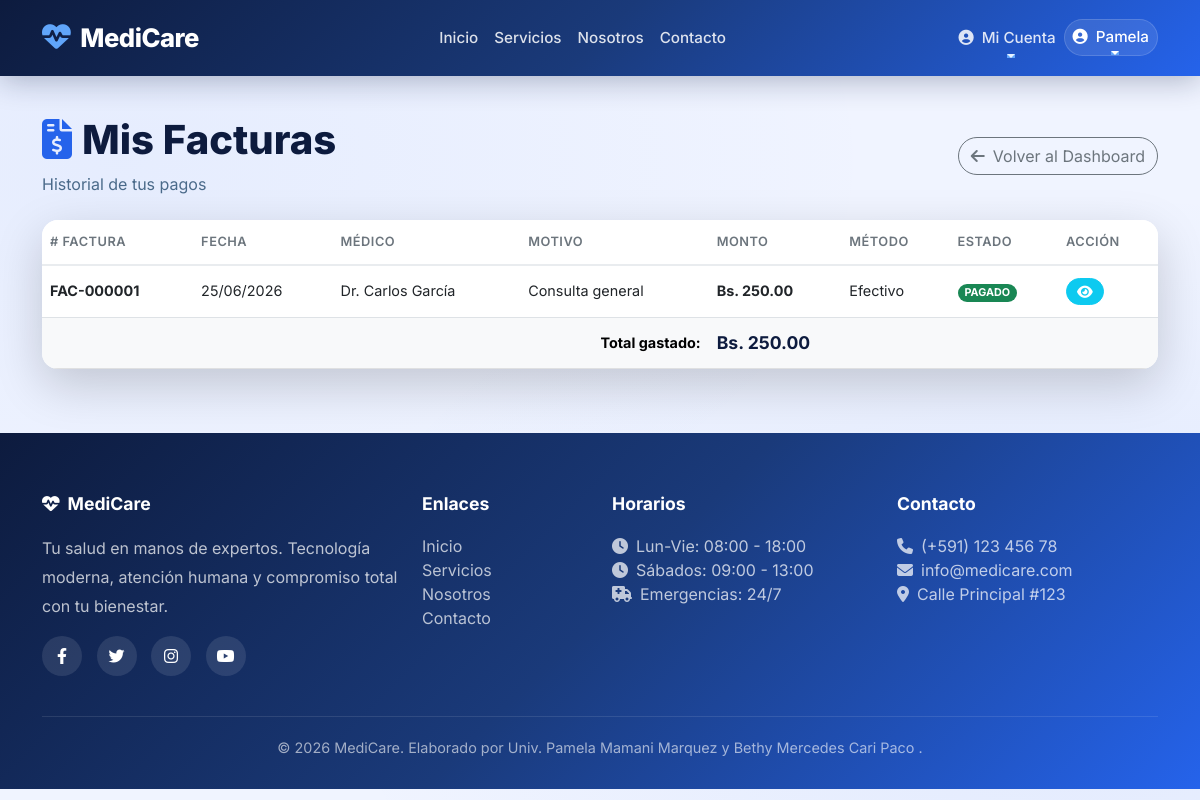
The page /facturacion/mis-facturas (signed in) on the database its author committed.
### app/models/usuario.py (models this page shows, shortened)
class Usuario(UserMixin, db.Model):
    __tablename__ = 'usuarios'
    id = db.Column(db.Integer, primary_key=True)
    username = db.Column(db.String(80), unique=True, nullable=False)
    email = db.Column(db.String(120), unique=True, nullable=False)
    password_hash = db.Column(db.String(200), nullable=False)
    rol = db.Column(db.String(20), nullable=False, default='paciente')
    nombres = db.Column(db.String(100))
    apellidos = db.Column(db.String(100))
    ci = db.Column(db.String(20))
    telefono = db.Column(db.String(20))
    fecha_registro = db.Column(db.DateTime, default=datetime.utcnow)
    activo = db.Column(db.Boolean, default=True)
    paciente = db.relationship('Paciente', back_populates='usuario', uselist=False)
    medico = db.relationship('Medico', back_populates='usuario', uselist=False)
    def is_admin(self):
        return self.rol == 'admin'
    def is_medico(self):
        return self.rol == 'medico'
    def is_recepcionista(self):
        return self.rol == 'recepcionista'
    def is_paciente(self):
        return self.rol == 'paciente'

### app/models/factura.py (models this page shows)
class Factura(db.Model):
    __tablename__ = 'facturas'
    id = db.Column(db.Integer, primary_key=True)
    cita_id = db.Column(db.Integer, db.ForeignKey('citas.id'))
    numero_factura = db.Column(db.String(20), unique=True)
    monto_total = db.Column(db.Float, nullable=False)
    metodo_pago = db.Column(db.String(50))
    estado_pago = db.Column(db.String(20), default='pendiente')
    fecha_emision = db.Column(db.DateTime, default=datetime.utcnow)
    fecha_pago = db.Column(db.DateTime)
    cita = db.relationship('Cita', back_populates='factura')

### app/models/medico.py (models this page shows, shortened)
class Medico(db.Model):
    __tablename__ = 'medicos'
    id = db.Column(db.Integer, primary_key=True)
    usuario_id = db.Column(db.Integer, db.ForeignKey('usuarios.id'), unique=True)
    especialidad_id = db.Column(db.Integer, db.ForeignKey('especialidades.id'))
    sala_id = db.Column(db.Integer, db.ForeignKey('salas.id'))  # ✅ Nueva columna
    nombre = db.Column(db.String(100), nullable=False)
    apellidos = db.Column(db.String(100), nullable=False)
    telefono = db.Column(db.String(20))
    email = db.Column(db.String(120))
    consultorio = db.Column(db.String(50))
    horario_atencion = db.Column(db.String(100))
    usuario = db.relationship('Usuario', back_populates='medico', uselist=False)
    especialidad = db.relationship('Especialidad', back_populates='medicos')
    sala = db.relationship('Sala', back_populates='medicos')
    citas = db.relationship('Cita', back_populates='medico')
    historial = db.relationship('HistorialClinico', back_populates='medico')
    def nombre_completo(self):
        return f"Dr. {self.nombre} {self.apellidos}"

### app/models/cita.py (models this page shows)
class Cita(db.Model):
    __tablename__ = 'citas'
    id = db.Column(db.Integer, primary_key=True)
    paciente_id = db.Column(db.Integer, db.ForeignKey('pacientes.id'))
    medico_id = db.Column(db.Integer, db.ForeignKey('medicos.id'))
    sala_id = db.Column(db.Integer, db.ForeignKey('salas.id'))
    fecha_hora = db.Column(db.DateTime, nullable=False)
    motivo = db.Column(db.Text)
    estado = db.Column(db.String(20), default='pendiente')
    fecha_creacion = db.Column(db.DateTime, default=datetime.utcnow)
    observaciones = db.Column(db.Text)
    paciente = db.relationship('Paciente', back_populates='citas')
    medico = db.relationship('Medico', back_populates='citas')
    sala = db.relationship('Sala', back_populates='citas')
    factura = db.relationship('Factura', back_populates='cita', uselist=False)
    historial = db.relationship('HistorialClinico', back_populates='cita', uselist=False)

### app/facturacion/routes.py (the view)
@bp_factura.route('/mis-facturas')
@login_required
def mis_facturas():
    if not current_user.is_paciente():
        flash('⛔ Acceso denegado.', 'danger')
        return redirect(url_for('core.landing'))
    paciente = Paciente.query.filter_by(usuario_id=current_user.id).first()
    if not paciente:
        flash('⚠️ No tienes un perfil de paciente completo.', 'warning')
        return redirect(url_for('auth.perfil'))
    facturas = Factura.query.join(Cita).filter(
        Cita.paciente_id == paciente.id
    ).order_by(Factura.fecha_emision.desc()).all()
    return render_template('facturacion/mis_facturas.html',
                         facturas=facturas,
                         paciente=paciente)

### templates/facturacion/mis_facturas.html (shortened to what this page needs)
{% extends "base.html" %}
{% block content %}
<div class="container py-4">
    <div class="d-flex justify-content-between align-items-center mb-4">
        <div>
            <h1 style="font-weight: 800; color: #0d1b3e;">
                <i class="fas fa-file-invoice-dollar" style="color: #2563eb; margin-right: 10px;"></i>Mis Facturas
            </h1>
            <p style="color: #4a6a8a; margin: 0;">Historial de tus pagos</p>
        </div>
        <a href="{{ url_for('paciente.dashboard') }}" class="btn btn-outline-secondary" style="border-radius: 50px;">
            <i class="fas fa-arrow-left me-2"></i>Volver al Dashboard
        </a>
    </div>
    <div class="card border-0 shadow-lg rounded-4 overflow-hidden">
        <div class="card-body p-0">
            {% if facturas %}
            <div class="table-responsive">
                <table class="table table-hover mb-0">
                    <thead>
                        <tr>
                            <th># Factura</th>
                            <th>Fecha</th>
                            <th>Médico</th>
                            <th>Motivo</th>
                            <th>Monto</th>
                            <th>Método</th>
                            <th>Estado</th>
                            <th>Acción</th>
                        </tr>
                    </thead>
                    <tbody>
                        {% for factura in facturas %}
                        <tr>
                            <td><strong>{{ factura.numero_factura }}</strong></td>
                            <td>{{ factura.fecha_emision.strftime('%d/%m/%Y') }}</td>
                            <td>{{ factura.cita.medico.nombre_completo() if factura.cita and factura.cita.medico else 'N/A' }}</td>
                            <td>{{ factura.cita.motivo or 'Sin motivo' }}</td>
                            <td><strong>Bs. {{ "%.2f"|format(factura.monto_total) }}</strong></td>
                            <td>{{ factura.metodo_pago or 'No especificado' }}</td>
                            <td>
                                <span class="badge {% if factura.estado_pago == 'pagado' %}bg-success{% else %}bg-warning text-dark{% endif %} rounded-pill">
                                    {{ factura.estado_pago|upper }}
                                </span>
                            </td>
                            <td>
                                <a href="{{ url_for('factura.show', id=factura.id) }}" class="btn btn-sm btn-info text-white" style="border-radius: 50px; padding: 2px 10px;">
                                    <i class="fas fa-eye"></i>
                                </a>
                            </td>
                        </tr>
                        {% endfor %}
                    </tbody>
                    <tfoot>
                        <tr class="table-light">
                            <td colspan="4" class="text-end fw-bold">Total gastado:</td>
                            <td colspan="4" class="fw-bold" style="color: #0d1b3e; font-size: 1.1rem;">
                                Bs. {{ "%.2f"|format(facturas|sum(attribute='monto_total')) }}
                            </td>
                        </tr>
                    </tfoot>
                </table>
            </div>
            {% endif %}
        </div>
    </div>
</div>
{% endblock %}

### templates/base.html (shortened to what this page needs)
<!DOCTYPE html>
<html lang="es">
<head>
    <link href="https://cdn.jsdelivr.net/npm/bootstrap@5.3.0/dist/css/bootstrap.min.css" rel="stylesheet">
    <link rel="stylesheet" href="https://cdnjs.cloudflare.com/ajax/libs/font-awesome/6.4.0/css/all.min.css">
</head>
<body>
    <nav class="navbar navbar-expand-lg navbar-custom">
        <div class="container">
            <a class="navbar-brand" href="{{ url_for('core.landing') }}">
                <i class="fas fa-heartbeat"></i>MediCare
            </a>
            <div class="collapse navbar-collapse" id="navbarNav">
                <ul class="navbar-nav mx-auto">
                    <li class="nav-item">
                        <a class="nav-link" href="{{ url_for('core.landing') }}">Inicio</a>
                    </li>
                    <li class="nav-item">
                        <a class="nav-link" href="{{ url_for('core.servicios') }}">Servicios</a>
                    </li>
                    <li class="nav-item">
                        <a class="nav-link" href="{{ url_for('core.about') }}">Nosotros</a>
                    </li>
                    <li class="nav-item">
                        <a class="nav-link" href="{{ url_for('core.contacto') }}">Contacto</a>
                    </li>
                </ul>
                <ul class="navbar-nav">
                    {% if current_user.is_authenticated %}
                        {% if current_user.is_admin() %}
                        <li class="nav-item dropdown">
                            <a class="nav-link dropdown-toggle text-white" href="#" id="adminDropdown" role="button" data-bs-toggle="dropdown">
                                <i class="fas fa-cogs me-1"></i> Administración
                            </a>
                            <ul class="dropdown-menu dropdown-menu-custom">
                                <li><a class="dropdown-item" href="{{ url_for('admin.dashboard') }}">
                                    <i class="fas fa-chart-line me-2"></i>Dashboard
                                </a></li>
                                <li><a class="dropdown-item" href="{{ url_for('admin.usuarios') }}">
                                    <i class="fas fa-users-cog me-2"></i>Usuarios
                                </a></li>
                                <li><a class="dropdown-item" href="{{ url_for('medico.index') }}">
                                    <i class="fas fa-user-md me-2"></i>Médicos
                                </a></li>
                                <li><a class="dropdown-item" href="{{ url_for('paciente.index') }}">
                                    <i class="fas fa-user-injured me-2"></i>Pacientes
                                </a></li>
                                <li><a class="dropdown-item" href="{{ url_for('cita.index') }}">
                                    <i class="fas fa-calendar-check me-2"></i>Citas
                                </a></li>
                                <li><a class="dropdown-item" href="{{ url_for('historial.index') }}">
                                    <i class="fas fa-history me-2"></i>Historial
                                </a></li>
                                <li><a class="dropdown-item" href="{{ url_for('factura.index') }}">
                                    <i class="fas fa-file-invoice-dollar me-2"></i>Facturación
                                <li><a class="dropdown-item" href="{{ url_for('admin.salas') }}">
                                    <i class="fas fa-door-open me-2"></i>Salas
                                </a></li>
                            </ul>
                        </li>
                        {% elif current_user.is_paciente() %}
                        <li class="nav-item dropdown">
                            <a class="nav-link dropdown-toggle text-white" href="#" id="pacienteDropdown" role="button" data-bs-toggle="dropdown">
                                <i class="fas fa-user-circle me-1"></i> Mi Cuenta
                            </a>
                        </li>
                        {% endif %}
                        <li class="nav-item dropdown user-dropdown">
                            <a class="nav-link dropdown-toggle text-white" href="#" id="userDropdown" role="button" data-bs-toggle="dropdown">
                                <i class="fas fa-user-circle me-1"></i>
                                {{ current_user.nombres }}
                            </a>
                        </li>
                    {% endif %}
                </ul>
            </div>
        </div>
    </nav>
    <main>
        {% block content %}{% endblock %}
    </main>
    <footer class="footer-custom">
        <div class="container">
            <div class="row g-4">
                <div class="col-md-4">
                    <h5><i class="fas fa-heartbeat me-2"></i>MediCare</h5>
                    <p style="opacity: 0.8; line-height: 1.8; position: relative; z-index: 1;">Tu salud en manos de expertos. Tecnología moderna, atención humana y compromiso total con tu bienestar.</p>
                    <div class="social-links mt-3">
                        <a href="#"><i class="fab fa-facebook-f"></i></a>
                        <a href="#"><i class="fab fa-twitter"></i></a>
                        <a href="#"><i class="fab fa-instagram"></i></a>
                        <a href="#"><i class="fab fa-youtube"></i></a>
                    </div>
                </div>
                <div class="col-md-2">
                    <h5>Enlaces</h5>
                    <ul class="list-unstyled">
                        <li><a href="{{ url_for('core.landing') }}">Inicio</a></li>
                        <li><a href="{{ url_for('core.servicios') }}">Servicios</a></li>
                        <li><a href="{{ url_for('core.about') }}">Nosotros</a></li>
                        <li><a href="{{ url_for('core.contacto') }}">Contacto</a></li>
                    </ul>
                </div>
                <div class="col-md-3">
                    <h5>Horarios</h5>
                    <ul class="list-unstyled" style="opacity: 0.8;">
                        <li><i class="fas fa-clock me-2"></i>Lun-Vie: 08:00 - 18:00</li>
                        <li><i class="fas fa-clock me-2"></i>Sábados: 09:00 - 13:00</li>
                        <li><i class="fas fa-ambulance me-2"></i>Emergencias: 24/7</li>
                    </ul>
                </div>
                <div class="col-md-3">
                    <h5>Contacto</h5>
                    <ul class="list-unstyled" style="opacity: 0.8;">
                        <li><i class="fas fa-phone me-2"></i>(+591) 123 456 78</li>
                        <li><i class="fas fa-envelope me-2"></i>info@medicare.com</li>
                        <li><i class="fas fa-map-marker-alt me-2"></i>Calle Principal #123</li>
                    </ul>
                </div>
            </div>
            <div class="footer-bottom">
                <p class="mb-0">&copy; 2026 MediCare. Elaborado por Univ. Pamela Mamani Marquez y Bethy Mercedes Cari Paco .</p>
            </div>
        </div>
    </footer>
</body>
</html>

### rows shown on the page
Usuario: nombres "Pamela"
Factura: numero_factura "FAC-000001", fecha_emision "25/06/2026", cita.medico "Dr. Carlos García", cita "Consulta general", monto_total "250.00", metodo_pago "Efectivo", estado_pago "PAGADO"

### other values the page prints
{{ "%.2f"|format(facturas|sum(attribute='monto_total')) }} "250.00"
